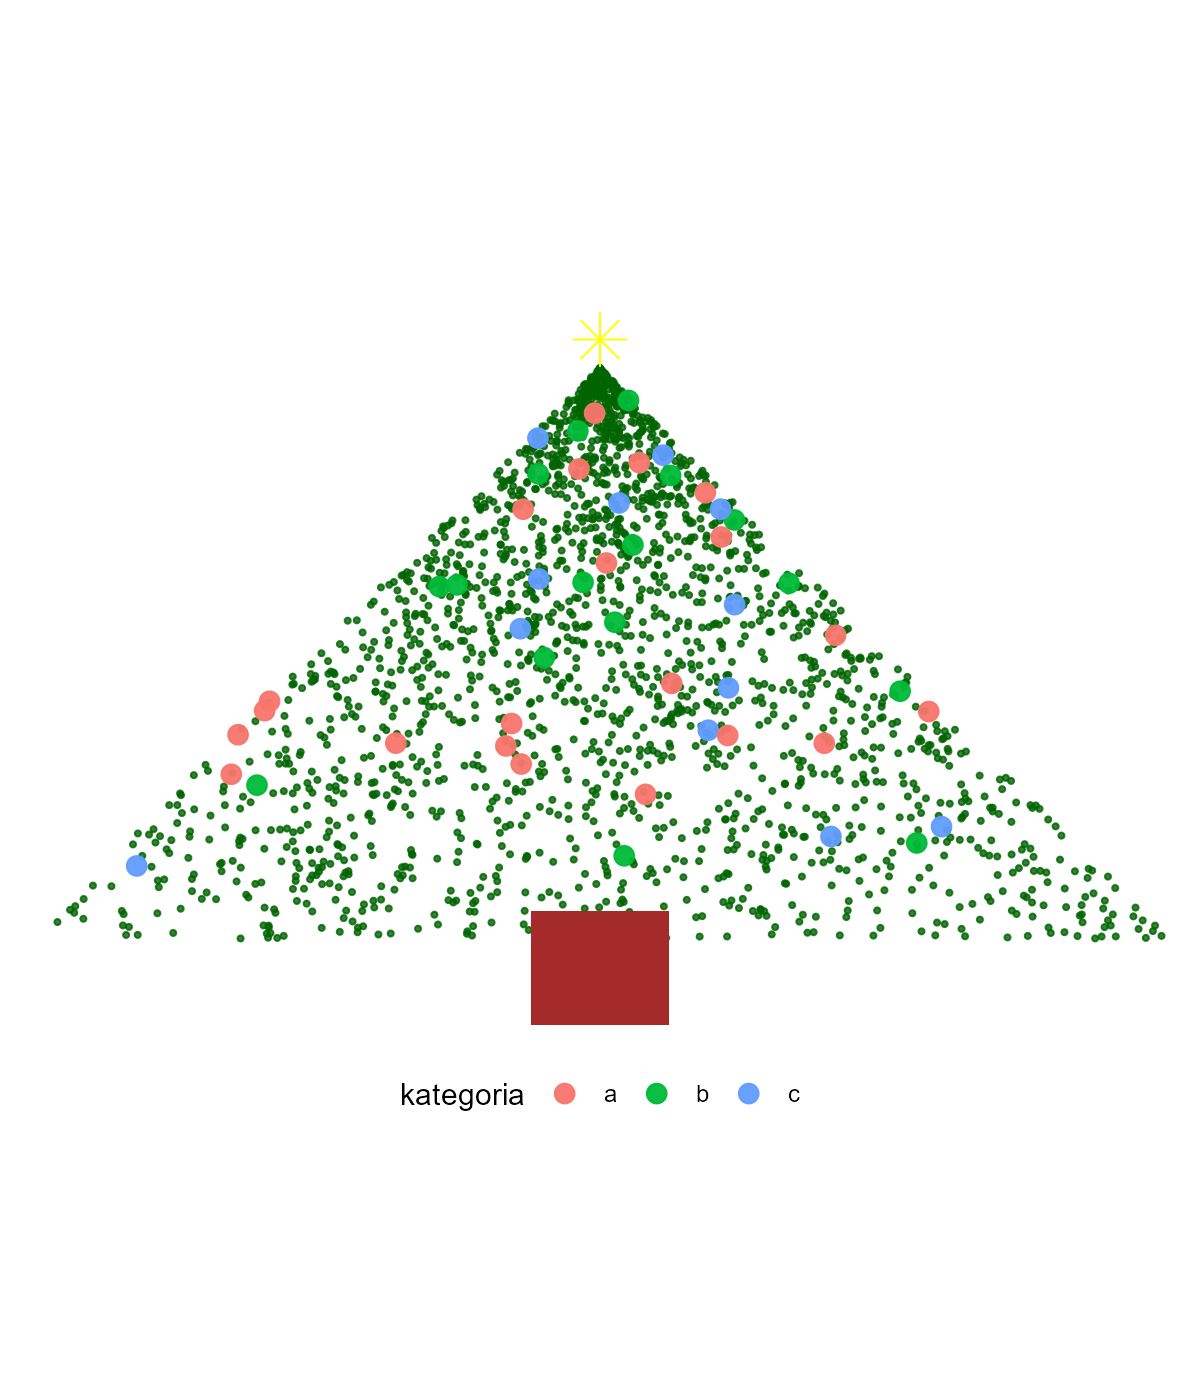

Write the R code that produced this figure.
library(ggplot2)


set.seed(420)

n_igly <-2137
y_igly <-runif(n_igly, 0, 1)
max_x <- 1 -  y_igly
x_igly <- runif(n_igly, -max_x, max_x)



igly <- data.frame(
  typ = "igla" ,
  x = x_igly,
  y = y_igly
)  

n_ozdoby <- 7*7
y_b <- runif(n_ozdoby, 0.1, 0.95)
max_xb <- 1 - y_b
x_b <- runif(n_ozdoby, -max_xb, max_xb)
kategoria <- sample(c("a", "b", "c"), n_ozdoby, replace = TRUE)

ozdoby <- data.frame(
  typ = "ozdoba",
  x = x_b,
  y = y_b,
  kategoria = kategoria
)


gwiazda <- data.frame(
  typ = "gwiazdkaa",
  x = 0,
  y = 1.05
)

p <- ggplot() +
  geom_point(data = igly, aes(x, y), size = 0.7, alpha = 0.8, color = "darkgreen") +
  geom_point(data = ozdoby, aes(x, y, color = kategoria), size = 3, alpha = 0.95) +
  geom_point(data = gwiazda, aes(x, y), size = 6, shape = 8, color = "yellow") +
  annotate("rect", xmin = -0.12, xmax = 0.12, ymin = -0.15, ymax = 0.05,
           fill = "brown", color = NA) +
  coord_equal(xlim = c(-1.05, 1.05), ylim = c(-0.2, 1.15), expand = FALSE) +
  theme_void() +
  theme(legend.position = "bottom") 

ggsave("choinka.png", p, width = 6, height = 7, dpi = 200)
